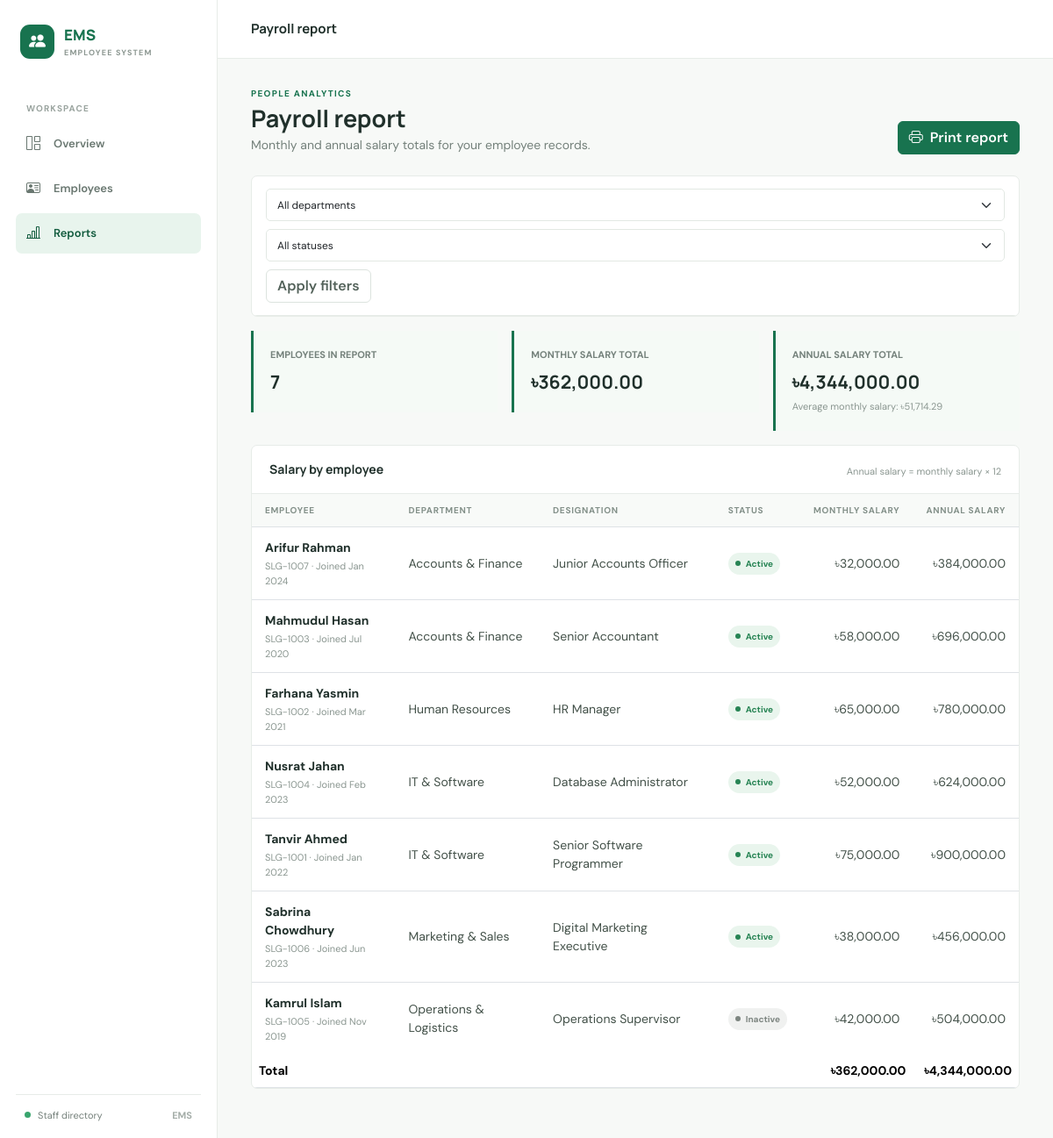
The app's page /report.php with its own data.
### tables this page shows
CREATE TABLE IF NOT EXISTS `employees` (
    `id` INT AUTO_INCREMENT PRIMARY KEY,
    `employee_code` VARCHAR(50) NOT NULL UNIQUE,
    `employee_name` VARCHAR(100) NOT NULL,
    `department` VARCHAR(100) NOT NULL,
    `designation` VARCHAR(100) NOT NULL,
    `joining_date` DATE NOT NULL,
    `mobile_number` VARCHAR(20) NOT NULL,
    `salary` DECIMAL(10, 2) NOT NULL,
    `status` ENUM('Active', 'Inactive') NOT NULL DEFAULT 'Active',
    `created_at` TIMESTAMP DEFAULT CURRENT_TIMESTAMP,
    `updated_at` TIMESTAMP DEFAULT CURRENT_TIMESTAMP ON UPDATE CURRENT_TIMESTAMP
);

### config/database.php (called while the page is built, shortened)
<?php
function e(mixed $value): string
{
	return htmlspecialchars((string) $value, ENT_QUOTES, 'UTF-8');
}

### report.php (the view, shortened to what this page needs)
<?php
require_once __DIR__ . '/config/database.php';
$conditions = [];
$params = [];
$where = $conditions ? ' WHERE ' . implode(' AND ', $conditions) : '';
$statement = $pdo->prepare('SELECT COUNT(*) AS headcount, COALESCE(SUM(salary), 0) AS monthly_total, COALESCE(SUM(salary * 12), 0) AS annual_total, COALESCE(AVG(salary), 0) AS average_salary FROM employees' . $where);
$statement->execute($params);
$totals = $statement->fetch();
$statement = $pdo->prepare('SELECT employee_code, employee_name, department, designation, joining_date, salary, status FROM employees' . $where . ' ORDER BY department, employee_name');
$statement->execute($params);
$employees = $statement->fetchAll();
require __DIR__ . '/includes/header.php';
?>
<section class="page-heading no-print">
	<div><div class="eyebrow">PEOPLE ANALYTICS</div><h1>Payroll report</h1><div class="page-subtitle">Monthly and annual salary totals for your employee records.</div></div>
	<button class="btn btn-primary" type="button" onclick="window.print()"><i class="bi bi-printer me-1"></i> Print report</button>
</section>
<section class="panel mb-3 no-print">
	<form class="filter-bar" method="get" action="report.php">
		<select class="form-select" name="department" aria-label="Filter report by department"><option value="">All departments</option></select>
		<select class="form-select" name="status" aria-label="Filter report by status"><option value="">All statuses</option></select>
		<button class="btn btn-outline-secondary" type="submit">Apply filters</button>
	</form>
</section>
<div class="row g-3 mb-3">
	<div class="col-md-4"><div class="report-total"><div class="label">Employees in report</div><strong><?= number_format((int) $totals['headcount']) ?></strong></div></div>
	<div class="col-md-4"><div class="report-total"><div class="label">Monthly salary total</div><strong>৳<?= number_format((float) $totals['monthly_total'], 2) ?></strong></div></div>
	<div class="col-md-4"><div class="report-total"><div class="label">Annual salary total</div><strong>৳<?= number_format((float) $totals['annual_total'], 2) ?></strong><div class="metric-note">Average monthly salary: ৳<?= number_format((float) $totals['average_salary'], 2) ?></div></div></div>
</div>
<section class="panel">
	<div class="panel-heading"><h2>Salary by employee</h2><span class="metric-note">Annual salary = monthly salary × 12</span></div>
	<?php if ($employees): ?><div class="table-responsive"><table class="table align-middle"><thead><tr><th>Employee</th><th>Department</th><th>Designation</th><th>Status</th><th class="text-end">Monthly salary</th><th class="text-end">Annual salary</th></tr></thead><tbody>
		<?php foreach ($employees as $employee): ?><tr><td><div class="employee-name"><?= e($employee['employee_name']) ?></div><div class="employee-meta"><?= e($employee['employee_code']) ?> · Joined <?= e(date('M Y', strtotime($employee['joining_date']))) ?></div></td><td><?= e($employee['department']) ?></td><td><?= e($employee['designation']) ?></td><td><span class="status-pill status-<?= strtolower(e($employee['status'])) ?>"><?= e($employee['status']) ?></span></td><td class="text-end">৳<?= number_format((float) $employee['salary'], 2) ?></td><td class="text-end">৳<?= number_format((float) $employee['salary'] * 12, 2) ?></td></tr><?php endforeach; ?>
		</tbody><tfoot><tr class="fw-bold"><td colspan="4">Total</td><td class="text-end">৳<?= number_format((float) $totals['monthly_total'], 2) ?></td><td class="text-end">৳<?= number_format((float) $totals['annual_total'], 2) ?></td></tr></tfoot></table></div><?php else: ?><div class="empty-state">No employees match the selected report filters.</div><?php endif; ?>
</section>
<?php require __DIR__ . '/includes/footer.php'; ?>

### assets/css/app.css (style rules this page uses)
:root { --ink: #20302b; --muted: #74817b; --line: #e7ece8; --paper: #f7f9f7; --green: #18734f; --green-dark: #125b3e; --mint: #e8f4ed; --amber: #e7a53c; }
* { box-sizing: border-box; }
body { margin: 0; background: var(--paper); color: var(--ink); font-family: 'DM Sans', sans-serif; font-size: 14px; }
.eyebrow { color: var(--green); font-size: 10px; font-weight: 700; letter-spacing: 1.3px; text-transform: uppercase; }
h1, h2, h3, h4 { font-family: 'Manrope', sans-serif; font-weight: 700; letter-spacing: 0; }
h1 { margin: 5px 0 4px; font-size: 27px; }
.page-subtitle { color: var(--muted); }
.page-heading { display: flex; align-items: flex-end; justify-content: space-between; gap: 16px; margin-bottom: 24px; }
.btn { border-radius: 6px; font-weight: 600; }
.btn-primary { border-color: var(--green); background: var(--green); }
.btn-outline-secondary { border-color: #dce3de; color: #53625a; }
.metric-card, .panel, .form-panel { border: 1px solid var(--line); border-radius: 7px; background: #fff; }
.metric-note { margin-top: 4px; color: #8a9690; font-size: 11px; }
.panel { overflow: hidden; }
.panel-heading { display: flex; align-items: center; justify-content: space-between; gap: 12px; padding: 17px 20px; border-bottom: 1px solid var(--line); }
.panel-heading h2 { margin: 0; font-size: 14px; }
.table { margin: 0; --bs-table-bg: transparent; }
.table thead th { padding: 11px 15px; background: #f8faf8; color: #839089; font-size: 10px; font-weight: 700; letter-spacing: .7px; text-transform: uppercase; white-space: nowrap; }
.table tbody td { padding: 13px 15px; color: #435149; vertical-align: middle; }
.table tbody tr:last-child td { border-bottom: 0; }
.employee-name { color: var(--ink); font-weight: 700; }
.employee-meta { margin-top: 2px; color: #8a9690; font-size: 11px; }
.status-pill { display: inline-flex; align-items: center; gap: 6px; padding: 5px 8px; border-radius: 20px; font-size: 10px; font-weight: 700; }
.status-pill::before { width: 6px; height: 6px; border-radius: 50%; background: currentColor; content: ''; }
.status-active { background: #e9f5ed; color: #278454; }
.status-inactive { background: #f0f1f0; color: #7d8580; }
.filter-bar { display: flex; align-items: center; gap: 9px; flex-wrap: wrap; padding: 14px 16px; border-bottom: 1px solid var(--line); }
.filter-bar .form-control, .filter-bar .form-select { min-width: 150px; height: 37px; border-color: #e2e8e3; font-size: 12px; }
.form-control, .form-select { border-color: #dfe6e1; border-radius: 5px; font-size: 13px; }
.report-total { padding: 19px; border-left: 3px solid var(--green); background: #f5faf6; }
.report-total .label { color: var(--muted); font-size: 11px; font-weight: 700; text-transform: uppercase; }
.report-total strong { display: block; margin-top: 7px; font-family: 'Manrope', sans-serif; font-size: 21px; }

### records on screen
employees: employee_name "Arifur Rahman", employee_code "SLG-1007", joining_date "Jan 2024", department "Accounts & Finance", designation "Junior Accounts Officer", status "Active", salary "32,000.00", (float)$employee['salary']*12 "384,000.00"
employees: employee_name "Mahmudul Hasan", employee_code "SLG-1003", joining_date "Jul 2020", department "Accounts & Finance", designation "Senior Accountant", status "Active", salary "58,000.00", (float)$employee['salary']*12 "696,000.00"
employees: employee_name "Farhana Yasmin", employee_code "SLG-1002", joining_date "Mar 2021", department "Human Resources", designation "HR Manager", status "Active", salary "65,000.00", (float)$employee['salary']*12 "780,000.00"
employees: employee_name "Nusrat Jahan", employee_code "SLG-1004", joining_date "Feb 2023", department "IT & Software", designation "Database Administrator", status "Active", salary "52,000.00", (float)$employee['salary']*12 "624,000.00"
employees: employee_name "Tanvir Ahmed", employee_code "SLG-1001", joining_date "Jan 2022", department "IT & Software", designation "Senior Software Programmer", status "Active", salary "75,000.00", (float)$employee['salary']*12 "900,000.00"
employees: employee_name "Sabrina Chowdhury", employee_code "SLG-1006", joining_date "Jun 2023", department "Marketing & Sales", designation "Digital Marketing Executive", status "Active", salary "38,000.00", (float)$employee['salary']*12 "456,000.00"
employees: employee_name "Kamrul Islam", employee_code "SLG-1005", joining_date "Nov 2019", department "Operations & Logistics", designation "Operations Supervisor", status "Inactive", salary "42,000.00", (float)$employee['salary']*12 "504,000.00"

### other values on screen
$pageTitle "Payroll report"
$totals['headcount'] "7"
$totals['monthly_total'] "362,000.00"
$totals['annual_total'] "4,344,000.00"
$totals['average_salary'] "51,714.29"
